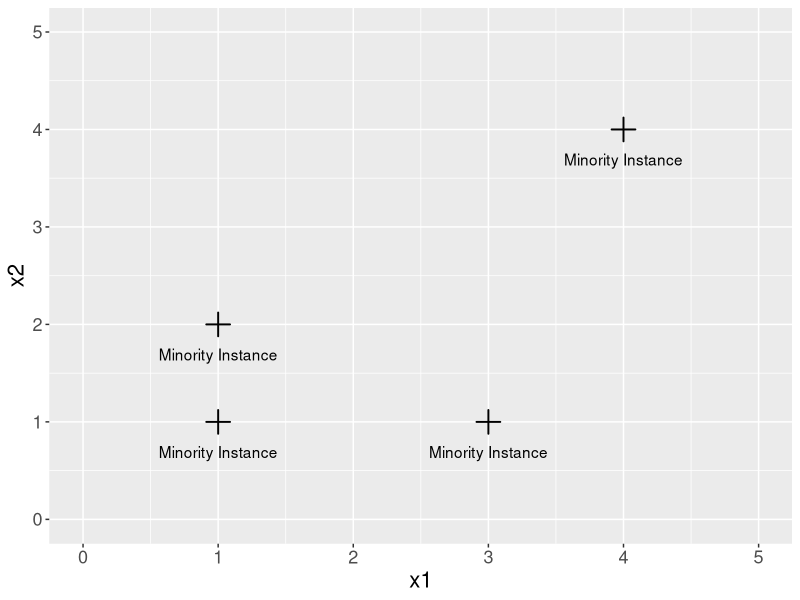
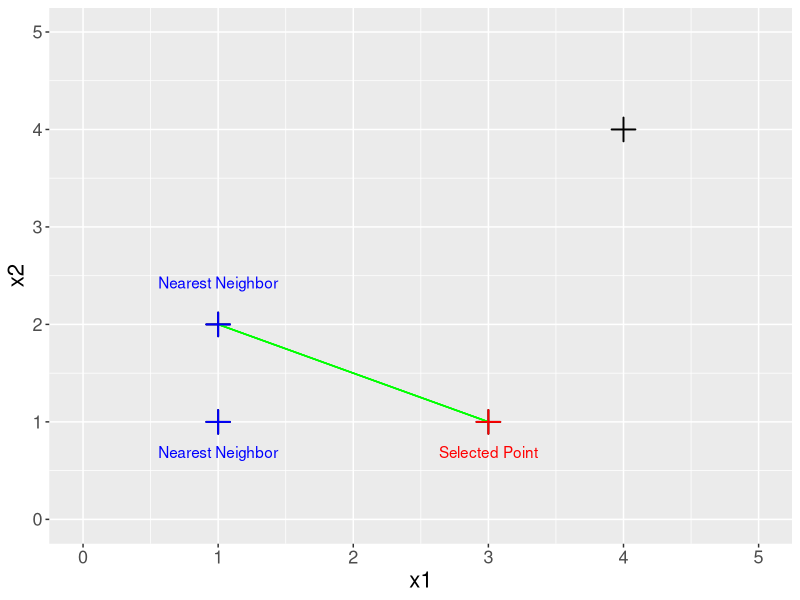
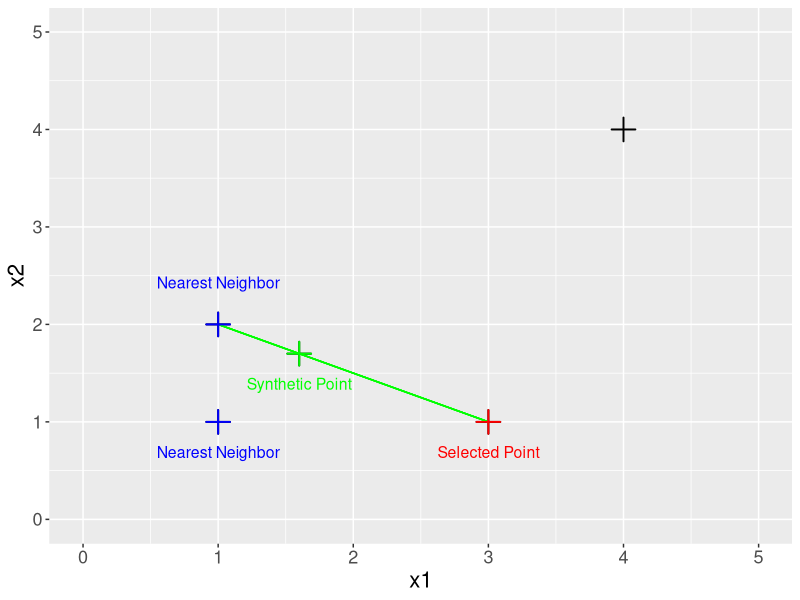
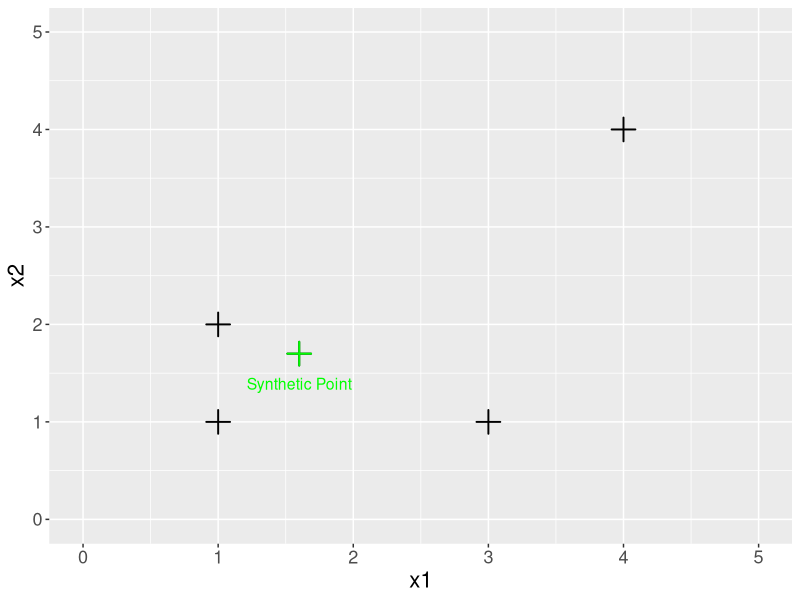
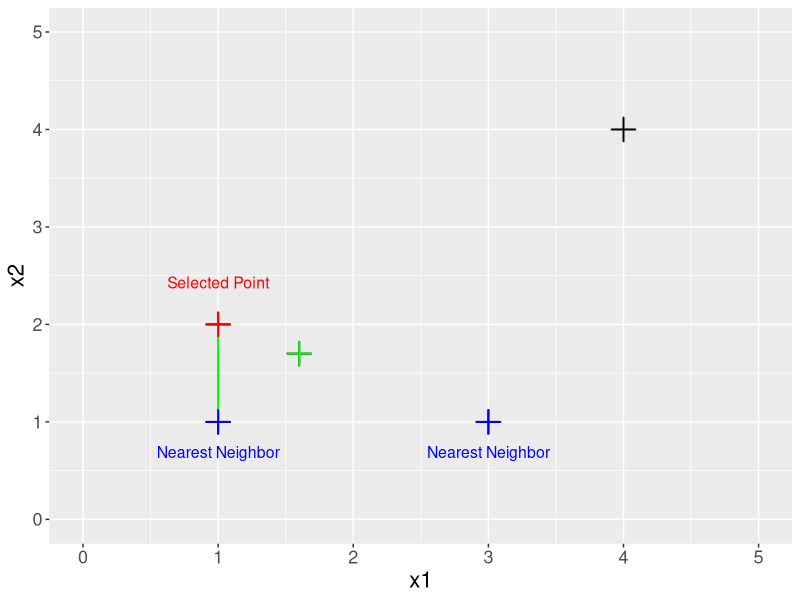
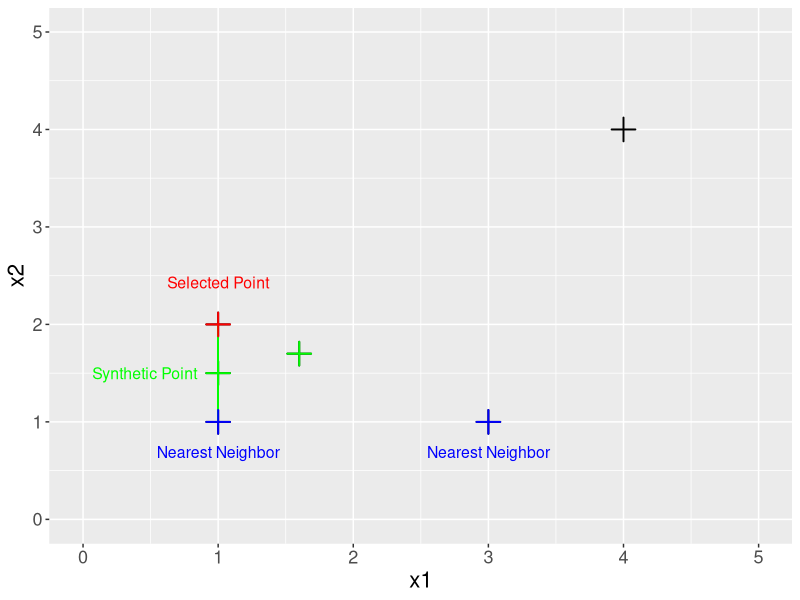
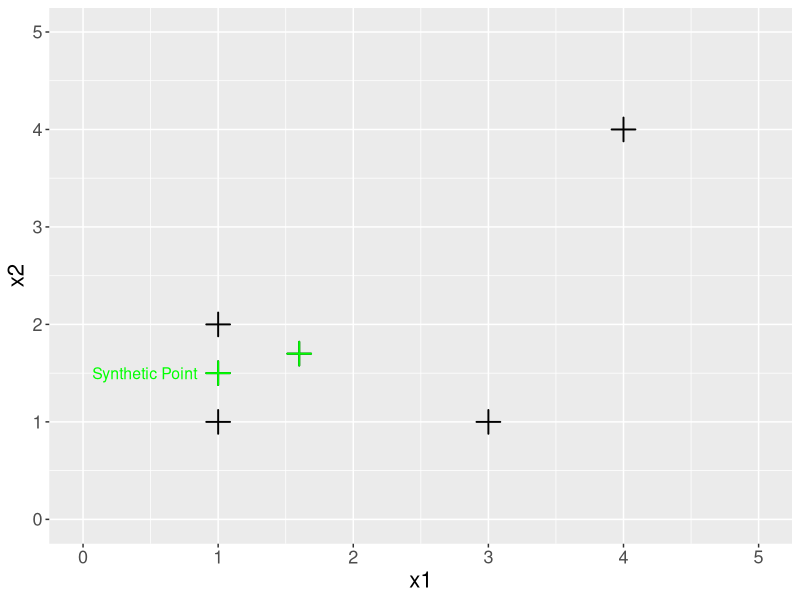
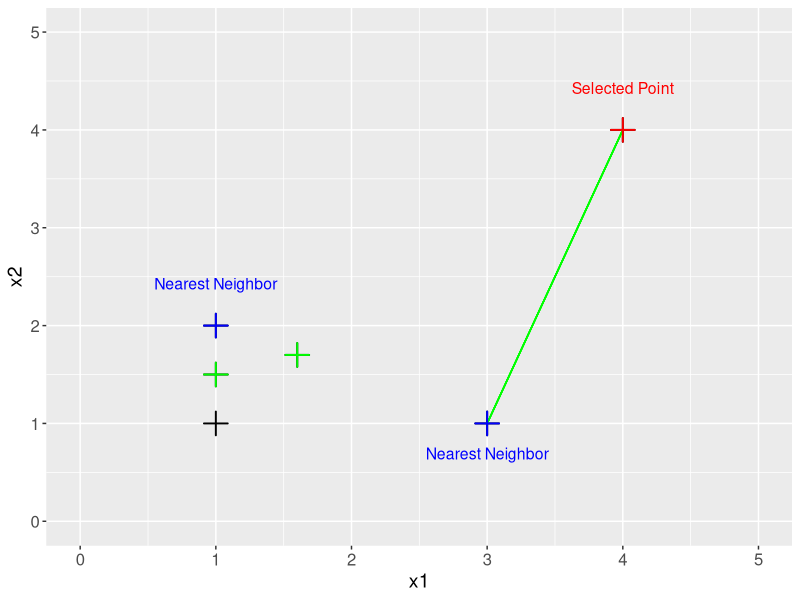

These figures' R source, in order:
library(ggplot2)

# Define some points in two dimensional scatter

p1 = c(1, 2)
p2 = c(3, 1)
p3 = c(1, 1)
p4 = c(4, 4)

df = as.data.frame(rbind(p1,p2,p3,p4))

# Plot points

plot1 = ggplot(df, aes(V1, V2)) +
  geom_point(size = 5, shape = 3, stroke = 1) +
  geom_text(label = "Minority Instance", vjust = 3) +
  coord_cartesian(xlim = c(0,5), ylim = c(0,5)) +
  labs(x = "x1", y = "x2") +
  theme(axis.text=element_text(size=13),
        axis.title=element_text(size=16))

plot1

# Interpolate p2 with p1 for K=2
# p2 is colored red and its two nearest neighbors blue
# The convex line between the selected neighbor is colored in green


plot2 = ggplot(df, aes(V1, V2)) +
  geom_point(size = 5, shape = 3, stroke = 1) +
  coord_cartesian(xlim = c(0,5), ylim = c(0,5)) +
  geom_segment(aes(x = 1, y = 2, xend = 3, yend = 1), color = "green") +
  geom_point(data = df[2 ,], size = 5, shape = 3, color = "red", stroke = 1) +
  geom_text(data = df[2 ,], label = "Selected Point", vjust = 3, color = "red") +
  geom_point(data = df[1 ,], size = 5, shape = 3, color = "blue", stroke = 1) +
  geom_text(data = df[1 ,], label = "Nearest Neighbor", vjust = -3, color = "blue") +
  geom_point(data = df[3 ,], size = 5, shape = 3, color = "blue", stroke = 1) +
  geom_text(data = df[3 ,], label = "Nearest Neighbor", vjust = 3, color = "blue") +
  labs(x = "x1", y = "x2") +
  theme(axis.text=element_text(size=13),
        axis.title=element_text(size=16))
  
plot2

# Compute new synthetic sample

lambda = 0.3
p5 = (1-lambda)*df[1 ,]+lambda*df[2 ,]

df1 = as.data.frame(rbind(df, p5))

# Add new point to plot

plot3 = ggplot(df1, aes(V1, V2)) +
  geom_point(size = 5, shape = 3, stroke = 1) +
  coord_cartesian(xlim = c(0,5), ylim = c(0,5)) +
  labs(x = "x1", y = "x2") +
  geom_segment(aes(x = 1, y = 2, xend = 3, yend = 1), color = "green") +
  geom_point(data = df1[2 ,], size = 5, shape = 3, color = "red", stroke = 1) +
  geom_text(data = df1[2 ,], label = "Selected Point", vjust = 3, color = "red", size = 4) +
  geom_point(data = df1[1 ,], size = 5, shape = 3, color = "blue", stroke = 1) +
  geom_text(data = df1[1 ,], label = "Nearest Neighbor", vjust = -3, color = "blue", size = 4) +
  geom_point(data = df1[3 ,], size = 5, shape = 3, color = "blue", stroke = 1) +
  geom_text(data = df1[3 ,], label = "Nearest Neighbor", vjust = 3, color = "blue", size = 4) +
  geom_point(data = df1[5 ,], size = 5, shape = 3, color = "green", stroke = 1) +
  geom_text(data = df1[5 ,], label = "Synthetic Point", vjust = 3, color = "green", size = 4) +
  theme(axis.text=element_text(size=13),
        axis.title=element_text(size=16))

plot3

# Plot new data with synthetic sample added

plot4 = ggplot(df1, aes(V1, V2)) +
  geom_point(size = 5, shape = 3, stroke = 1) +
  geom_point(data = df1[5 ,], size = 5, shape = 3, color = "green", stroke = 1) +
  geom_text(data = df1[5 ,], label = "Synthetic Point", vjust = 3, color = "green", size = 4) +
  coord_cartesian(xlim = c(0,5), ylim = c(0,5)) +
  labs(x = "x1", y = "x2") +
  theme(axis.text=element_text(size=13),
        axis.title=element_text(size=16))

plot4

# Interpolate p1 with p3
# Procedure analogous to previous plotting

plot5 = ggplot(df1, aes(V1, V2)) +
  geom_point(size = 5, shape = 3, stroke = 1) +
  coord_cartesian(xlim = c(0,5), ylim = c(0,5)) +
  labs(x = "x1", y = "x2") +
  geom_segment(aes(x = 1, y = 2, xend = 1, yend = 1), color = "green") +
  geom_point(data = df1[1 ,], size = 5, shape = 3, color = "red", stroke = 1) +
  geom_text(data = df1[1 ,], label = "Selected Point", vjust = -3, color = "red", size = 4) +
  geom_point(data = df1[2 ,], size = 5, shape = 3, color = "blue", stroke = 1) +
  geom_text(data = df1[2 ,], label = "Nearest Neighbor", vjust = 3, color = "blue", size = 4) +
  geom_point(data = df1[3 ,], size = 5, shape = 3, color = "blue", stroke = 1) +
  geom_text(data = df1[3 ,], label = "Nearest Neighbor", vjust = 3, color = "blue", size = 4) +
  geom_point(data = df1[5 ,], size = 5, shape = 3, color = "green", stroke = 1) +
  theme(axis.text=element_text(size=13),
        axis.title=element_text(size=16))

plot5

lambda = 0.5
p6 = (1-lambda)*df[1 ,]+lambda*df[3 ,]

df2 = as.data.frame(rbind(df1, p6))

plot6 = ggplot(df2, aes(V1, V2)) +
  geom_point(size = 5, shape = 3, stroke = 1) +
  coord_cartesian(xlim = c(0,5), ylim = c(0,5)) +
  labs(x = "x1", y = "x2") +
  geom_segment(aes(x = 1, y = 2, xend = 1, yend = 1), color = "green") +
  geom_point(data = df2[1 ,], size = 5, shape = 3, color = "red", stroke = 1) +
  geom_text(data = df2[1 ,], label = "Selected Point", vjust = -3, color = "red", size = 4) +
  geom_point(data = df2[2 ,], size = 5, shape = 3, color = "blue", stroke = 1) +
  geom_text(data = df2[2 ,], label = "Nearest Neighbor", vjust = 3, color = "blue", size = 4) +
  geom_point(data = df2[3 ,], size = 5, shape = 3, color = "blue", stroke = 1) +
  geom_text(data = df2[3 ,], label = "Nearest Neighbor", vjust = 3, color = "blue", size = 4) +
  geom_point(data = df2[5 ,], size = 5, shape = 3, color = "green", stroke = 1) +
  geom_point(data = df2[6 ,], size = 5, shape = 3, color = "green", stroke = 1) +
  geom_text(data = df2[6 ,], label = "Synthetic Point", hjust = 1.2, color = "green", size = 4) +
  theme(axis.text=element_text(size=13),
        axis.title=element_text(size=16))

plot6

plot7 = ggplot(df2, aes(V1, V2)) +
  geom_point(size = 5, shape = 3, stroke = 1) +
  coord_cartesian(xlim = c(0,5), ylim = c(0,5)) +
  labs(x = "x1", y = "x2") +
  geom_point(data = df2[5 ,], size = 5, shape = 3, color = "green", stroke = 1) +
  geom_point(data = df2[6 ,], size = 5, shape = 3, color = "green", stroke = 1) +
  geom_text(data = df2[6 ,], label = "Synthetic Point", hjust = 1.2, color = "green", size = 4) +
  theme(axis.text=element_text(size=13),
        axis.title=element_text(size=16))

plot7

# Interpolate p4 with p2

plot8 = ggplot(df2, aes(V1, V2)) +
  geom_point(size = 5, shape = 3, stroke = 1) +
  coord_cartesian(xlim = c(0,5), ylim = c(0,5)) +
  labs(x = "x1", y = "x2") +
  geom_segment(aes(x = 4, y = 4, xend = 3, yend = 1), color = "green") +
  geom_point(data = df2[4 ,], size = 5, shape = 3, color = "red", stroke = 1) +
  geom_text(data = df2[4 ,], label = "Selected Point", vjust = -3, color = "red", size = 4) +
  geom_point(data = df2[1 ,], size = 5, shape = 3, color = "blue", stroke = 1) +
  geom_text(data = df2[1 ,], label = "Nearest Neighbor", vjust = -3, color = "blue", size = 4) +
  geom_point(data = df2[2 ,], size = 5, shape = 3, color = "blue", stroke = 1) +
  geom_text(data = df2[2 ,], label = "Nearest Neighbor", vjust = 3, color = "blue", size = 4) +
  geom_point(data = df2[5 ,], size = 5, shape = 3, color = "green", stroke = 1) +
  geom_point(data = df2[6 ,], size = 5, shape = 3, color = "green", stroke = 1) +
  theme(axis.text=element_text(size=12),
        axis.title=element_text(size=14))

plot8

lambda = 0.4
p7 = (1-lambda)*df[2 ,]+lambda*df[4 ,]

df3 = as.data.frame(rbind(df2, p7))

plot9 = ggplot(df2, aes(V1, V2)) +
  geom_point(size = 5, shape = 3, stroke = 1) +
  coord_cartesian(xlim = c(0,5), ylim = c(0,5)) +
  labs(x = "x1", y = "x2") +
  geom_segment(aes(x = 4, y = 4, xend = 3, yend = 1), color = "green") +
  geom_point(data = df3[4 ,], size = 5, shape = 3, color = "red", stroke = 1) +
  geom_text(data = df3[4 ,], label = "Selected Point", vjust = -3, color = "red", size = 4) +
  geom_point(data = df3[1 ,], size = 5, shape = 3, color = "blue", stroke = 1) +
  geom_text(data = df3[1 ,], label = "Nearest Neighbor", vjust = -3, color = "blue", size = 4) +
  geom_point(data = df3[2 ,], size = 5, shape = 3, color = "blue", stroke = 1) +
  geom_text(data = df3[2 ,], label = "Nearest Neighbor", vjust = 3, color = "blue", size = 4) +
  geom_point(data = df3[5 ,], size = 5, shape = 3, color = "green", stroke = 1) +
  geom_point(data = df3[6 ,], size = 5, shape = 3, color = "green", stroke = 1) +
  geom_point(data = df3[7 ,], size = 5, shape = 3, color = "green", stroke = 1) +
  geom_text(data = df3[7 ,], label = "Synthetic Point", hjust = -0.2, color = "green", size = 4) +
  theme(axis.text=element_text(size=13),
        axis.title=element_text(size=16))

plot9

plot10 = ggplot(df2, aes(V1, V2)) +
  geom_point(size = 5, shape = 3, stroke = 1) +
  coord_cartesian(xlim = c(0,5), ylim = c(0,5)) +
  labs(x = "x1", y = "x2") +
  geom_point(data = df3[5 ,], size = 5, shape = 3, color = "green", stroke = 1) +
  geom_point(data = df3[6 ,], size = 5, shape = 3, color = "green", stroke = 1) +
  geom_point(data = df3[7 ,], size = 5, shape = 3, color = "green", stroke = 1) +
  theme(axis.text=element_text(size=13),
        axis.title=element_text(size=16))

plot10


# Sample 100 additional points for K=2
# Sample lambda uniformly
# Randomly sample one of the for original points
# Restrict two K=2 nearest neighbors

df_k2 = df3 

for(i in 1:100) {
  
  lambda = runif(1)
  
  x1 = floor(runif(1, min=1, max=5))
  
  if(x1 == 1){
  x2 = floor(runif(1, min=2, max=4))
  }else if (x1 == 2) {
  x2 = floor(runif(1, min=1, max=4))
  }else if (x1 == 3){
    x2 = floor(runif(1, min=1, max=4))
  }else if (x1 == 4){
    x2 = floor(runif(1, min=1, max=3))
  }
  p = (1-lambda)*df[x1 ,]+lambda*df[x2 ,]
  df_k2 = as.data.frame(rbind(df_k2, p))
  
}

# Plot new data
# Color synthetic samples green and original samples black

plot11 = ggplot(df_k2, aes(V1, V2)) +
  geom_point(size = 5, shape = 3, color = "green", stroke = 1) +
  coord_cartesian(xlim = c(0,5), ylim = c(0,5)) +
  labs(x = "x1", y = "x2") +
  geom_point(data = df3[1 ,], size = 5, shape = 3, stroke = 1) +
  geom_point(data = df3[2 ,], size = 5, shape = 3, stroke = 1) +
  geom_point(data = df3[3 ,], size = 5, shape = 3, stroke = 1) +
  geom_point(data = df3[4 ,], size = 5, shape = 3, stroke = 1) +
  theme(axis.text=element_text(size=13),
        axis.title=element_text(size=16))

plot11

# Sample 100 additional points for K=3
# Does not require restriction of random sampling of original points

df_k3 = df3 

for(i in 1:100) {
  
  lambda = runif(1)
  x1 = floor(runif(1, min=1, max=5))
  x2 = floor(runif(1, min=1, max=5))
  
  p = (1-lambda)*df[x1 ,]+lambda*df[x2 ,]
  df_k3 = as.data.frame(rbind(df_k3, p))
  
}

plot12 = ggplot(df_k3, aes(V1, V2)) +
  geom_point(size = 5, shape = 3, color = "green", stroke = 1) +
  coord_cartesian(xlim = c(0,5), ylim = c(0,5)) +
  labs(x = "x1", y = "x2") +
  geom_point(data = df3[1 ,], size = 5, shape = 3, stroke = 1) +
  geom_point(data = df3[2 ,], size = 5, shape = 3, stroke = 1) +
  geom_point(data = df3[3 ,], size = 5, shape = 3, stroke = 1) +
  geom_point(data = df3[4 ,], size = 5, shape = 3, stroke = 1) +
  theme(axis.text=element_text(size=13),
        axis.title=element_text(size=16))


plot12

# plot_list = list(plot1, plot2, plot3, plot4, plot5, plot6, plot7, plot8, plot9,
#                 plot10, plot11, plot12)

